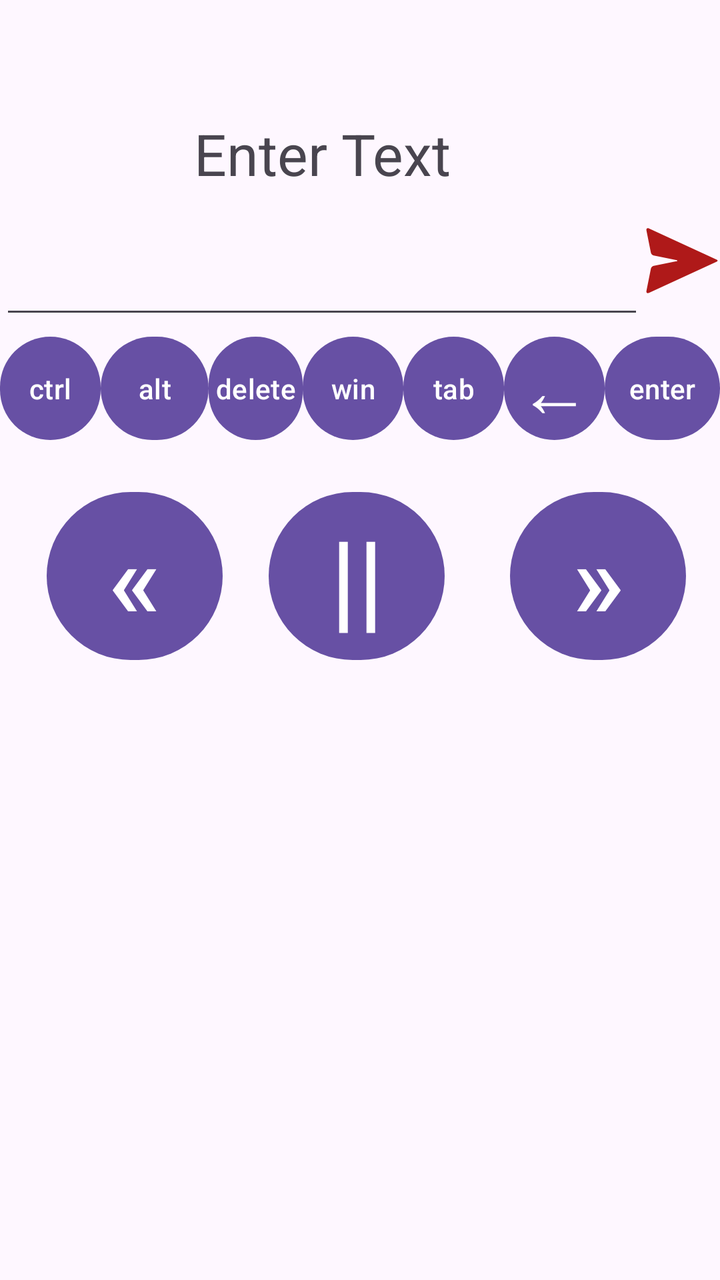
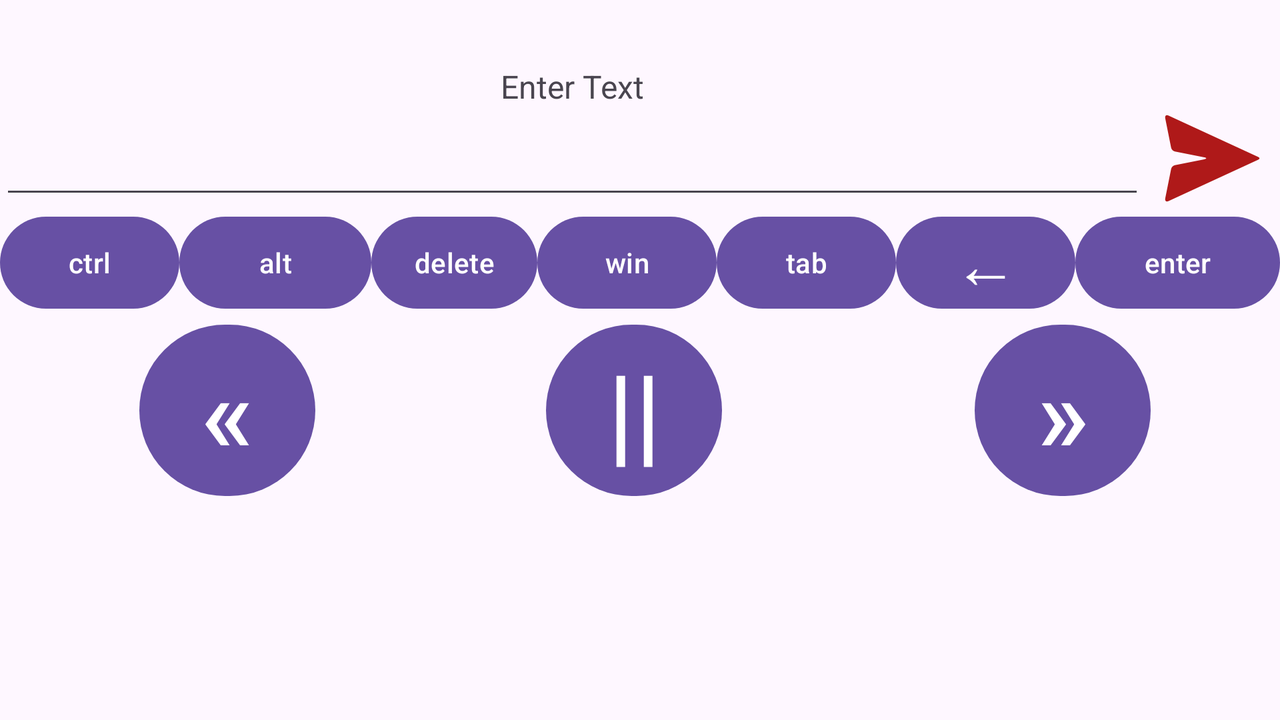

An Android layout and its configuration variant, each rendered on a device that would load it. The default file and the variant file are quoted in full after the pictures.
<!-- AndroidManifest.xml: application theme Theme.Controller -->
<!-- res/layout/keyboard.xml -->
<?xml version="1.0" encoding="utf-8"?>
<androidx.constraintlayout.widget.ConstraintLayout xmlns:android="http://schemas.android.com/apk/res/android"
    xmlns:app="http://schemas.android.com/apk/res-auto"
    xmlns:tools="http://schemas.android.com/tools"
    android:layout_width="match_parent"
    android:layout_height="match_parent">

    <FrameLayout
        android:id="@+id/ad_kb"
        android:layout_width="0dp"
        android:layout_height="wrap_content"
        app:layout_constraintBottom_toBottomOf="parent"
        app:layout_constraintLeft_toLeftOf="parent"
        app:layout_constraintRight_toRightOf="parent" />

    <EditText
        android:id="@+id/Keystroke"
        android:layout_width="0dp"
        android:layout_height="0dp"
        android:ems="10"
        android:inputType="textMultiLine"
        android:textSize="24sp"
        app:layout_constraintBottom_toTopOf="@+id/guideline23"
        app:layout_constraintEnd_toStartOf="@+id/guideline41"
        app:layout_constraintStart_toStartOf="@+id/guideline21"
        app:layout_constraintTop_toTopOf="@+id/guideline24" />

    <TextView
        android:id="@+id/textView2"
        android:layout_width="0dp"
        android:layout_height="0dp"
        android:autoSizeTextType="uniform"
        android:text="Enter Text"
        android:textAlignment="center"
        android:textSize="37dp"
        app:layout_constraintBottom_toTopOf="@+id/guideline24"
        app:layout_constraintEnd_toStartOf="@+id/guideline41"
        app:layout_constraintStart_toStartOf="@+id/guideline21"
        app:layout_constraintTop_toTopOf="@+id/guideline25" />

    <ImageButton
        android:id="@+id/sendkey"
        android:layout_width="0dp"
        android:layout_height="0dp"
        android:background="@android:color/transparent"
        android:scaleType="fitCenter"
        app:layout_constraintBottom_toTopOf="@+id/guideline23"
        app:layout_constraintEnd_toEndOf="parent"
        app:layout_constraintStart_toStartOf="@+id/guideline41"
        app:layout_constraintTop_toTopOf="@+id/guideline24"
        app:srcCompat="@drawable/send"
        app:tint="#AF1919" />

    <androidx.constraintlayout.widget.Guideline
        android:id="@+id/guideline21"
        android:layout_width="wrap_content"
        android:layout_height="wrap_content"
        android:orientation="vertical"
        app:layout_constraintGuide_percent="0.0" />

    <androidx.constraintlayout.widget.Guideline
        android:id="@+id/guideline22"
        android:layout_width="wrap_content"
        android:layout_height="wrap_content"
        android:orientation="vertical"
        app:layout_constraintGuide_percent="0.7" />

    <androidx.constraintlayout.widget.Guideline
        android:id="@+id/guideline23"
        android:layout_width="wrap_content"
        android:layout_height="wrap_content"
        android:orientation="horizontal"
        app:layout_constraintGuide_percent="0.2570146" />

    <androidx.constraintlayout.widget.Guideline
        android:id="@+id/guideline24"
        android:layout_width="wrap_content"
        android:layout_height="wrap_content"
        android:orientation="horizontal"
        app:layout_constraintGuide_percent="0.15" />

    <androidx.constraintlayout.widget.Guideline
        android:id="@+id/guideline25"
        android:layout_width="wrap_content"
        android:layout_height="wrap_content"
        android:orientation="horizontal"
        app:layout_constraintGuide_percent="0.09" />

    <androidx.constraintlayout.widget.Guideline
        android:id="@+id/guideline26"
        android:layout_width="wrap_content"
        android:layout_height="wrap_content"
        android:orientation="horizontal"
        app:layout_constraintGuide_percent="0.35" />

    <Button
        android:id="@+id/ctrl"
        android:layout_width="0sp"
        android:layout_height="0sp"
        android:padding="3dp"
        android:text="ctrl"
        app:layout_constraintBottom_toTopOf="@+id/guideline26"
        app:layout_constraintEnd_toStartOf="@+id/guideline28"
        app:layout_constraintStart_toStartOf="@+id/guideline21"
        app:layout_constraintTop_toTopOf="@+id/guideline23" />

    <androidx.constraintlayout.widget.Guideline
        android:id="@+id/guideline28"
        android:layout_width="wrap_content"
        android:layout_height="wrap_content"
        android:orientation="vertical"
        app:layout_constraintGuide_percent="0.14" />

    <androidx.constraintlayout.widget.Guideline
        android:id="@+id/guideline32"
        android:layout_width="wrap_content"
        android:layout_height="wrap_content"
        android:orientation="vertical"
        app:layout_constraintGuide_percent="0.29" />

    <Button
        android:id="@+id/alt"
        android:layout_width="0sp"
        android:layout_height="0sp"
        android:padding="3dp"
        android:text="alt"
        app:layout_constraintBottom_toTopOf="@+id/guideline26"
        app:layout_constraintEnd_toStartOf="@+id/guideline32"
        app:layout_constraintStart_toStartOf="@+id/guideline28"
        app:layout_constraintTop_toTopOf="@+id/guideline23" />

    <androidx.constraintlayout.widget.Guideline
        android:id="@+id/guideline34"
        android:layout_width="wrap_content"
        android:layout_height="wrap_content"
        android:orientation="vertical"
        app:layout_constraintGuide_percent="0.42" />

    <Button
        android:id="@+id/delete"
        android:layout_width="0sp"
        android:layout_height="0sp"
        android:padding="3dp"
        android:text="delete"
        app:layout_constraintBottom_toTopOf="@+id/guideline26"
        app:layout_constraintEnd_toStartOf="@+id/guideline34"
        app:layout_constraintStart_toStartOf="@+id/guideline32"
        app:layout_constraintTop_toTopOf="@+id/guideline23" />

    <Button
        android:id="@+id/win"
        android:layout_width="0sp"
        android:layout_height="0sp"
        android:padding="3dp"
        android:text="win"
        app:layout_constraintBottom_toTopOf="@+id/guideline26"
        app:layout_constraintEnd_toStartOf="@+id/guideline35"
        app:layout_constraintStart_toStartOf="@+id/guideline34"
        app:layout_constraintTop_toTopOf="@+id/guideline23" />

    <androidx.constraintlayout.widget.Guideline
        android:id="@+id/guideline35"
        android:layout_width="wrap_content"
        android:layout_height="wrap_content"
        android:orientation="vertical"
        app:layout_constraintGuide_percent="0.56" />

    <Button
        android:id="@+id/tab"
        android:layout_width="0sp"
        android:layout_height="0sp"
        android:padding="3dp"
        android:text="tab"
        app:layout_constraintBottom_toTopOf="@+id/guideline26"
        app:layout_constraintEnd_toStartOf="@+id/guideline22"
        app:layout_constraintStart_toStartOf="@+id/guideline35"
        app:layout_constraintTop_toTopOf="@+id/guideline23" />

    <androidx.constraintlayout.widget.Guideline
        android:id="@+id/guideline40"
        android:layout_width="wrap_content"
        android:layout_height="wrap_content"
        android:orientation="vertical"
        app:layout_constraintGuide_percent="0.84" />

    <Button
        android:id="@+id/backspace"
        android:layout_width="0sp"
        android:layout_height="0sp"
        android:autoSizeTextType="uniform"
        android:padding="1sp"
        android:text="←"
        android:textSize="8sp"
        app:layout_constraintBottom_toTopOf="@+id/guideline26"
        app:layout_constraintEnd_toStartOf="@+id/guideline40"
        app:layout_constraintStart_toStartOf="@+id/guideline22"
        app:layout_constraintTop_toTopOf="@+id/guideline23" />

    <Button
        android:id="@+id/Enter"
        android:layout_width="0sp"
        android:layout_height="0sp"
        android:padding="3dp"
        android:text="enter"
        app:layout_constraintBottom_toTopOf="@+id/guideline26"
        app:layout_constraintEnd_toEndOf="parent"
        app:layout_constraintStart_toStartOf="@+id/guideline40"
        app:layout_constraintTop_toTopOf="@+id/guideline23" />

    <androidx.constraintlayout.widget.Guideline
        android:id="@+id/guideline41"
        android:layout_width="wrap_content"
        android:layout_height="wrap_content"
        android:orientation="vertical"
        app:layout_constraintGuide_percent="0.89444447" />

    <androidx.constraintlayout.widget.Guideline
        android:id="@+id/guideline42"
        android:layout_width="wrap_content"
        android:layout_height="wrap_content"
        android:orientation="horizontal"
        app:layout_constraintGuide_percent="0.55" />

    <androidx.constraintlayout.widget.Guideline
        android:id="@+id/guideline43"
        android:layout_width="wrap_content"
        android:layout_height="wrap_content"
        android:orientation="vertical"
        app:layout_constraintGuide_percent="0.33" />

    <androidx.constraintlayout.widget.Guideline
        android:id="@+id/guideline44"
        android:layout_width="wrap_content"
        android:layout_height="wrap_content"
        android:orientation="vertical"
        app:layout_constraintGuide_percent="0.66" />

    <Button
        android:id="@+id/Left"
        android:layout_width="wrap_content"
        android:layout_height="wrap_content"
        android:layout_marginStart="16dp"
        android:textSize="54sp"
        android:text="«"
        app:layout_constraintBottom_toTopOf="@+id/guideline42"
        app:layout_constraintEnd_toStartOf="@+id/guideline43"
        app:layout_constraintStart_toStartOf="parent"
        app:layout_constraintTop_toTopOf="@+id/guideline26" />

    <Button
        android:id="@+id/play"
        android:layout_width="wrap_content"
        android:layout_height="wrap_content"
        android:textSize="54sp"
        android:text="||"
        app:layout_constraintBottom_toTopOf="@+id/guideline42"
        app:layout_constraintEnd_toStartOf="@+id/guideline44"
        app:layout_constraintStart_toStartOf="@+id/guideline43"
        app:layout_constraintTop_toTopOf="@+id/guideline26" />

    <Button
        android:id="@+id/Right"
        android:layout_width="wrap_content"
        android:layout_height="wrap_content"
        android:textSize="54sp"
        android:text="»"
        app:layout_constraintBottom_toTopOf="@+id/guideline42"
        app:layout_constraintEnd_toEndOf="parent"
        app:layout_constraintStart_toStartOf="@+id/guideline44"
        app:layout_constraintTop_toTopOf="@+id/guideline26" />

</androidx.constraintlayout.widget.ConstraintLayout>
<!-- resources referenced by this layout -->
<resources>
  <!-- drawable send (drawable) -->
  <vector android:autoMirrored="true" android:height="64dp"
      android:viewportHeight="64" android:viewportWidth="64"
      android:width="64dp" xmlns:android="http://schemas.android.com/apk/res/android">
      <group>
          <clip-path android:pathData="M0,0h64v64h-64z"/>
          <path android:fillColor="#FF000000" android:pathData="M8.216,36.338L26.885,32.604C28.552,32.271 28.552,31.729 26.885,31.396L8.216,27.662C7.104,27.44 6.021,26.356 5.799,25.245L2.065,6.576C1.731,4.908 2.714,4.133 4.259,4.846L61.228,31.139C62.257,31.614 62.257,32.386 61.228,32.861L4.259,59.154C2.714,59.867 1.731,59.092 2.065,57.424L5.799,38.755C6.021,37.644 7.104,36.56 8.216,36.338Z"/>
      </group>
  </vector>
  <!-- from res/values-v23/ -->
  <style name="Theme.Controller" parent="Base.Theme.Controller">
      
      <item name="android:navigationBarColor">@android:color/transparent</item>
      <item name="android:statusBarColor">@android:color/transparent</item>
      <item name="android:windowLightStatusBar">?attr/isLightTheme</item>
    </style>
  <!-- from res/values-v35/ -->
  <style name="Base.Theme.Controller" parent="Theme.Material3.DayNight.NoActionBar">
          
          
      </style>
</resources>
<!-- res/layout-land/keyboard.xml (the repository's variant of the layout above) -->
<!-- drawn on the phone turned sideways -->
<?xml version="1.0" encoding="utf-8"?>
<androidx.constraintlayout.widget.ConstraintLayout xmlns:android="http://schemas.android.com/apk/res/android"
    xmlns:app="http://schemas.android.com/apk/res-auto"
    xmlns:tools="http://schemas.android.com/tools"
    android:layout_width="match_parent"
    android:layout_height="match_parent">

    <EditText
        android:id="@+id/Keystroke"
        android:layout_width="0dp"
        android:layout_height="0dp"
        android:ems="10"
        android:inputType="textMultiLine"
        android:textSize="24sp"
        app:layout_constraintBottom_toTopOf="@+id/guideline23"
        app:layout_constraintEnd_toStartOf="@+id/guideline41"
        app:layout_constraintStart_toStartOf="@+id/guideline21"
        app:layout_constraintTop_toTopOf="@+id/guideline24" />

    <TextView
        android:id="@+id/textView2"
        android:layout_width="0dp"
        android:layout_height="0dp"
        android:autoSizeTextType="uniform"
        android:text="Enter Text"
        android:textAlignment="center"
        android:textSize="37dp"
        app:layout_constraintBottom_toTopOf="@+id/guideline24"
        app:layout_constraintEnd_toStartOf="@+id/guideline41"
        app:layout_constraintStart_toStartOf="@+id/guideline21"
        app:layout_constraintTop_toTopOf="@+id/guideline25" />

    <ImageButton
        android:id="@+id/sendkey"
        android:layout_width="0dp"
        android:layout_height="0dp"
        android:background="@android:color/transparent"
        android:scaleType="fitCenter"
        app:layout_constraintBottom_toTopOf="@+id/guideline23"
        app:layout_constraintEnd_toEndOf="parent"
        app:layout_constraintStart_toStartOf="@+id/guideline41"
        app:layout_constraintTop_toTopOf="@+id/guideline24"
        app:srcCompat="@drawable/send"
        app:tint="#AF1919" />

    <androidx.constraintlayout.widget.Guideline
        android:id="@+id/guideline21"
        android:layout_width="wrap_content"
        android:layout_height="wrap_content"
        android:orientation="vertical"
        app:layout_constraintGuide_percent="0.0" />

    <androidx.constraintlayout.widget.Guideline
        android:id="@+id/guideline22"
        android:layout_width="wrap_content"
        android:layout_height="wrap_content"
        android:orientation="vertical"
        app:layout_constraintGuide_percent="0.7" />

    <androidx.constraintlayout.widget.Guideline
        android:id="@+id/guideline23"
        android:layout_width="wrap_content"
        android:layout_height="wrap_content"
        android:orientation="horizontal"
        app:layout_constraintGuide_percent="0.29" />

    <androidx.constraintlayout.widget.Guideline
        android:id="@+id/guideline24"
        android:layout_width="wrap_content"
        android:layout_height="wrap_content"
        android:orientation="horizontal"
        app:layout_constraintGuide_percent="0.15" />

    <androidx.constraintlayout.widget.Guideline
        android:id="@+id/guideline25"
        android:layout_width="wrap_content"
        android:layout_height="wrap_content"
        android:orientation="horizontal"
        app:layout_constraintGuide_percent="0.09" />

    <androidx.constraintlayout.widget.Guideline
        android:id="@+id/guideline26"
        android:layout_width="wrap_content"
        android:layout_height="wrap_content"
        android:orientation="horizontal"
        app:layout_constraintGuide_percent="0.44" />

    <Button
        android:id="@+id/ctrl"
        android:layout_width="0sp"
        android:layout_height="0sp"
        android:padding="3dp"
        android:text="ctrl"
        app:layout_constraintBottom_toTopOf="@+id/guideline26"
        app:layout_constraintEnd_toStartOf="@+id/guideline28"
        app:layout_constraintStart_toStartOf="@+id/guideline21"
        app:layout_constraintTop_toTopOf="@+id/guideline23" />

    <androidx.constraintlayout.widget.Guideline
        android:id="@+id/guideline28"
        android:layout_width="wrap_content"
        android:layout_height="wrap_content"
        android:orientation="vertical"
        app:layout_constraintGuide_percent="0.14" />

    <androidx.constraintlayout.widget.Guideline
        android:id="@+id/guideline32"
        android:layout_width="wrap_content"
        android:layout_height="wrap_content"
        android:orientation="vertical"
        app:layout_constraintGuide_percent="0.29" />

    <Button
        android:id="@+id/alt"
        android:layout_width="0sp"
        android:layout_height="0sp"
        android:padding="3dp"
        android:text="alt"
        app:layout_constraintBottom_toTopOf="@+id/guideline26"
        app:layout_constraintEnd_toStartOf="@+id/guideline32"
        app:layout_constraintStart_toStartOf="@+id/guideline28"
        app:layout_constraintTop_toTopOf="@+id/guideline23" />

    <androidx.constraintlayout.widget.Guideline
        android:id="@+id/guideline34"
        android:layout_width="wrap_content"
        android:layout_height="wrap_content"
        android:orientation="vertical"
        app:layout_constraintGuide_percent="0.42" />

    <Button
        android:id="@+id/delete"
        android:layout_width="0sp"
        android:layout_height="0sp"
        android:padding="3dp"
        android:text="delete"
        app:layout_constraintBottom_toTopOf="@+id/guideline26"
        app:layout_constraintEnd_toStartOf="@+id/guideline34"
        app:layout_constraintStart_toStartOf="@+id/guideline32"
        app:layout_constraintTop_toTopOf="@+id/guideline23" />

    <Button
        android:id="@+id/win"
        android:layout_width="0sp"
        android:layout_height="0sp"
        android:padding="3dp"
        android:text="win"
        app:layout_constraintBottom_toTopOf="@+id/guideline26"
        app:layout_constraintEnd_toStartOf="@+id/guideline35"
        app:layout_constraintStart_toStartOf="@+id/guideline34"
        app:layout_constraintTop_toTopOf="@+id/guideline23" />

    <androidx.constraintlayout.widget.Guideline
        android:id="@+id/guideline35"
        android:layout_width="wrap_content"
        android:layout_height="wrap_content"
        android:orientation="vertical"
        app:layout_constraintGuide_percent="0.56" />

    <Button
        android:id="@+id/tab"
        android:layout_width="0sp"
        android:layout_height="0sp"
        android:padding="3dp"
        android:text="tab"
        app:layout_constraintBottom_toTopOf="@+id/guideline26"
        app:layout_constraintEnd_toStartOf="@+id/guideline22"
        app:layout_constraintStart_toStartOf="@+id/guideline35"
        app:layout_constraintTop_toTopOf="@+id/guideline23" />

    <androidx.constraintlayout.widget.Guideline
        android:id="@+id/guideline40"
        android:layout_width="wrap_content"
        android:layout_height="wrap_content"
        android:orientation="vertical"
        app:layout_constraintGuide_percent="0.84" />

    <Button
        android:id="@+id/backspace"
        android:layout_width="0sp"
        android:layout_height="0sp"
        android:autoSizeTextType="uniform"
        android:padding="1sp"
        android:text="←"
        android:textSize="8sp"
        app:layout_constraintBottom_toTopOf="@+id/guideline26"
        app:layout_constraintEnd_toStartOf="@+id/guideline40"
        app:layout_constraintStart_toStartOf="@+id/guideline22"
        app:layout_constraintTop_toTopOf="@+id/guideline23" />

    <Button
        android:id="@+id/Enter"
        android:layout_width="0sp"
        android:layout_height="0sp"
        android:padding="3dp"
        android:text="enter"
        app:layout_constraintBottom_toTopOf="@+id/guideline26"
        app:layout_constraintEnd_toEndOf="parent"
        app:layout_constraintStart_toStartOf="@+id/guideline40"
        app:layout_constraintTop_toTopOf="@+id/guideline23" />

    <androidx.constraintlayout.widget.Guideline
        android:id="@+id/guideline41"
        android:layout_width="wrap_content"
        android:layout_height="wrap_content"
        android:orientation="vertical"
        app:layout_constraintGuide_percent="0.89444447" />

    <androidx.constraintlayout.widget.Guideline
        android:id="@+id/guideline42"
        android:layout_width="wrap_content"
        android:layout_height="wrap_content"
        android:orientation="horizontal"
        app:layout_constraintGuide_percent="0.7" />

    <androidx.constraintlayout.widget.Guideline
        android:id="@+id/guideline43"
        android:layout_width="wrap_content"
        android:layout_height="wrap_content"
        android:orientation="vertical"
        app:layout_constraintGuide_percent="0.33" />

    <androidx.constraintlayout.widget.Guideline
        android:id="@+id/guideline44"
        android:layout_width="wrap_content"
        android:layout_height="wrap_content"
        android:orientation="vertical"
        app:layout_constraintGuide_percent="0.66" />

    <Button
        android:id="@+id/Left"
        android:layout_width="wrap_content"
        android:layout_height="0dp"
        android:layout_marginStart="16dp"
        android:textSize="54sp"
        android:text="«"
        app:layout_constraintBottom_toTopOf="@+id/guideline42"
        app:layout_constraintEnd_toStartOf="@+id/guideline43"
        app:layout_constraintStart_toStartOf="parent"
        app:layout_constraintTop_toTopOf="@+id/guideline26" />

    <Button
        android:id="@+id/play"
        android:layout_width="wrap_content"
        android:layout_height="0dp"
        android:textSize="54sp"
        android:text="||"
        app:layout_constraintBottom_toTopOf="@+id/guideline42"
        app:layout_constraintEnd_toStartOf="@+id/guideline44"
        app:layout_constraintStart_toStartOf="@+id/guideline43"
        app:layout_constraintTop_toTopOf="@+id/guideline26" />

    <Button
        android:id="@+id/Right"
        android:layout_width="wrap_content"
        android:layout_height="0dp"
        android:textSize="54sp"
        android:text="»"
        app:layout_constraintBottom_toTopOf="@+id/guideline42"
        app:layout_constraintEnd_toEndOf="parent"
        app:layout_constraintStart_toStartOf="@+id/guideline44"
        app:layout_constraintTop_toTopOf="@+id/guideline26" />

    <FrameLayout
        android:id="@+id/ad_kb"
        android:layout_width="0dp"
        android:layout_height="wrap_content"
        app:layout_constraintBottom_toBottomOf="parent"
        app:layout_constraintLeft_toLeftOf="parent"
        app:layout_constraintRight_toRightOf="parent" />

</androidx.constraintlayout.widget.ConstraintLayout>
